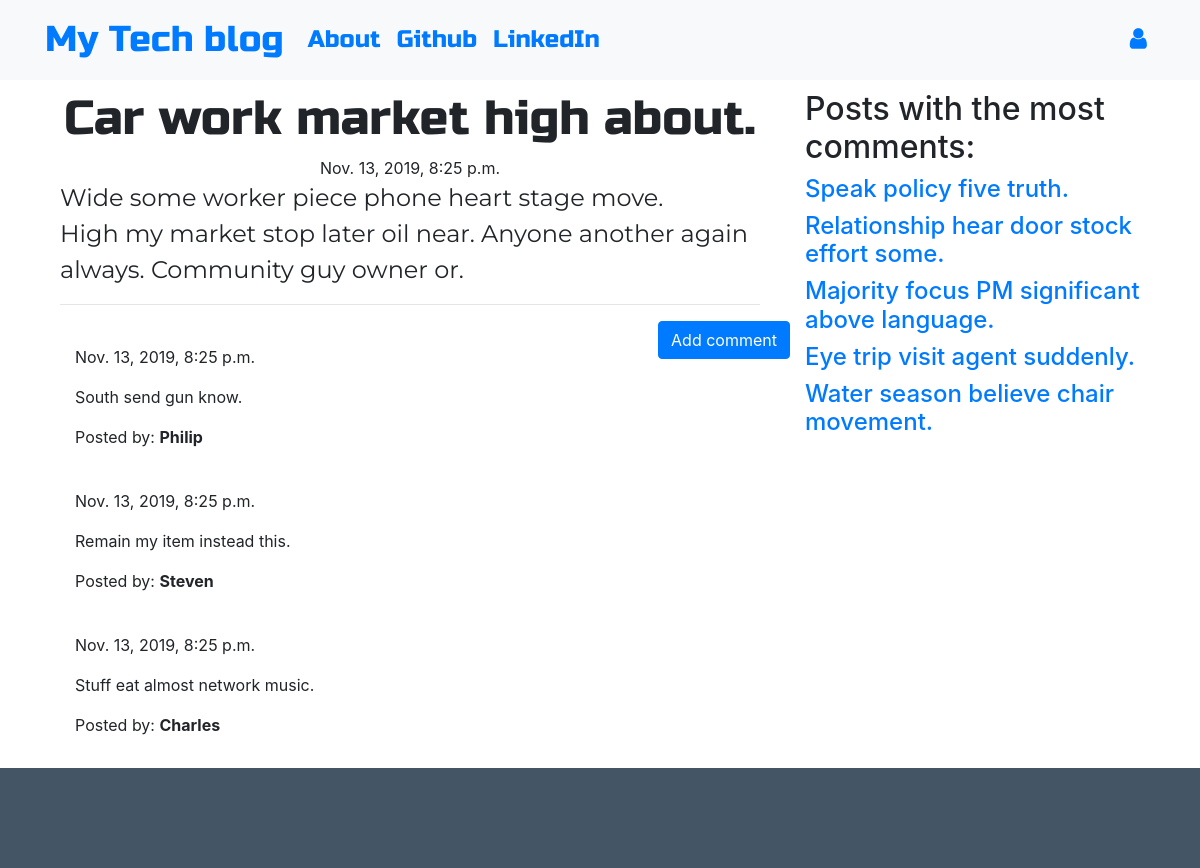
Page /blog/post/81/ on the committed database.
### blog/models.py (models this page shows, shortened)
class Post(models.Model):
    author = models.ForeignKey('auth.User', on_delete=models.CASCADE)
    title = models.CharField(max_length=255)
    text = models.TextField()
    created_date = models.DateTimeField(default=timezone.now)
    published_date = models.DateTimeField(blank=True, null=True)

class Comment(models.Model):
    post = models.ForeignKey('blog.Post', on_delete=models.CASCADE, related_name='comments')
    author = models.CharField(max_length=255)
    text = models.TextField()
    created_date = models.DateTimeField(default=timezone.now)
    approved_comment = models.BooleanField(default=False)

### blog/views.py (the view)
# urls.py: path('post/<int:pk>/', views.PostDetailView.as_view(), name='post_detail'),
class PostDetailView(DetailView):
    model = Post
    def get_context_data(self, **kwargs):
        context = super().get_context_data(**kwargs)
        context['more_comment_post'] = get_most_post()
        return context

### blog/views.py (called while the page is built)
def get_most_post():
    my_dict = dict()
    for post in Post.objects.all():
        comment = Comment.objects.filter(post__id=post.id).count()
        other = {
            post: comment
        }
        my_dict.update(other)
    my_dict_sorted = collections.OrderedDict(sorted(my_dict.items(), key=itemgetter(1), reverse=True)[:5])
    return my_dict_sorted

### blog/templates/blog/post_detail.html (shortened to what this page needs)
{% extends 'blog/base.html' %}
{% block content %}
  <div class="detailpost container">
            <h1 class='posttitle loader'>{{ post.title }}</h1>
            {% if post.published_date %}
                <div class="date postdate">
                    {{ post.published_date }}
                </div>
            {% else %}
                <a class="btn btn-outline-dark" href="{% url 'post_publish' pk=post.pk %}">Publish</a>
            {% endif %}
          <p class='postcontent' >{{ post.text|safe|linebreaksbr }}</p>
      <hr>
      <a class="btn btn-primary btn-comment" href="{% url 'add_comment_to_post' pk=post.pk %}">Add comment</a>
      <div class="container">
      {% for comment in post.comments.all %}
      <br>
          {% if user.is_authenticated or comment.approved_comment %}
                  {{ comment.created_date }}
              <p>{{ comment.text|safe|linebreaks }}</p>
              <p>Posted by: <strong>{{ comment.author }}</strong></p>
          {% endif %}
      {% empty %}
          <p>No comments posted.</p>
      {% endfor %}
    </div>
  </div>
{% endblock %}
{% block adv %}
  <div class="col-md-4">
      <div class="advertising">
        <h2>Posts with the most comments:</h2>
        {% for post in more_comment_post %}
          <div class="most_post">
              <h4><a href="{% url 'post_detail' pk=post.pk %}">{{ post.title }}</a></h4>
          </div>
        {% endfor %}
      </div>
    </div>
{% endblock %}

### blog/static/css/blog.css (style rules this page uses)
.advertising { display: block; position: fixed; width: 360px; z-index: 100; }
.postdate { text-align: center; }
.detailpost { display: none; }
.posttitle { font-family: 'Russo One', sans-serif; font-size: 3em; text-align: center; }
.postcontent { font-family: 'Montserrat'; font-size: 1.5em; }
.btn-comment { position: absolute; right: 0px; }

### rows in the picture
Post: title "Car work market high about.", published_date "Nov. 13, 2019, 8:25 p.m.", text "Wide some worker piece phone heart stage move. High my market stop later oil near. Anyone another again always. Community guy owner or."
Comment: created_date "Nov. 13, 2019, 8:25 p.m.", text "South send gun know.", author "Philip"
Comment: created_date "Nov. 13, 2019, 8:25 p.m.", text "Remain my item instead this.", author "Steven"
Comment: created_date "Nov. 13, 2019, 8:25 p.m.", text "Stuff eat almost network music.", author "Charles"
Post: title "Speak policy five truth."
Post: title "Relationship hear door stock effort some."
Post: title "Majority focus PM significant above language."
Post: title "Eye trip visit agent suddenly."
Post: title "Water season believe chair movement."
